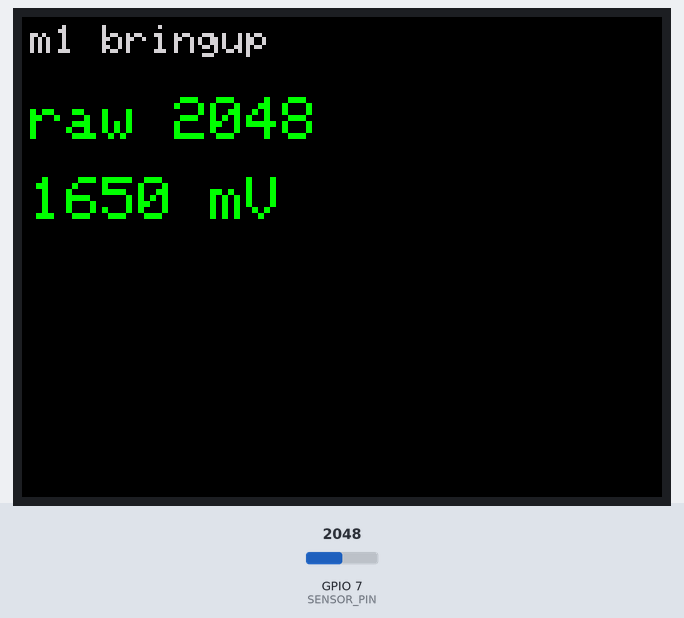
Bench run of a sketch on a simulated ESP32-S3. Shown: 320×240 colour display. Inputs (shaded band) come from the test bench; at power-on: GPIO 7 (SENSOR_PIN) = 2048 (analog values on the 0–4095 scale). What the sketch prints to the serial monitor is not drawn.

Above: at 1.3 s.
1.4 s: GPIO 7 (SENSOR_PIN) set to 1290
At 3.0 s:
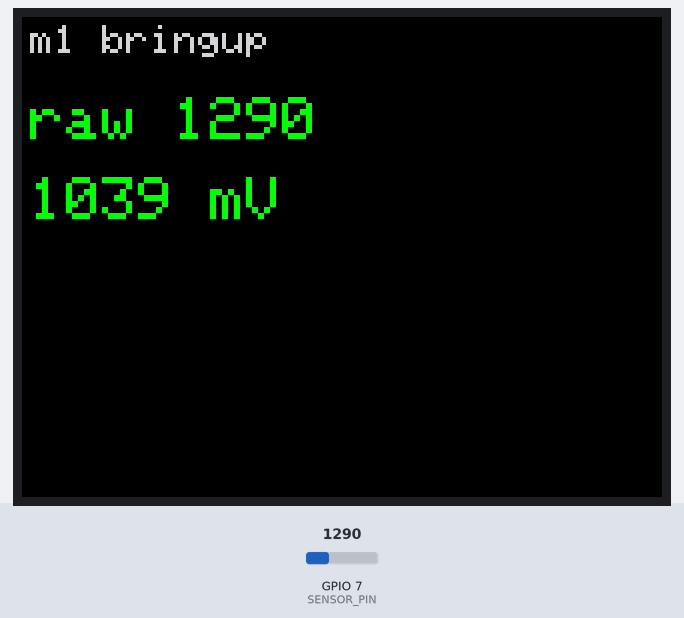
3.7 s: GPIO 7 (SENSOR_PIN) set to 1170
At 5.3 s:
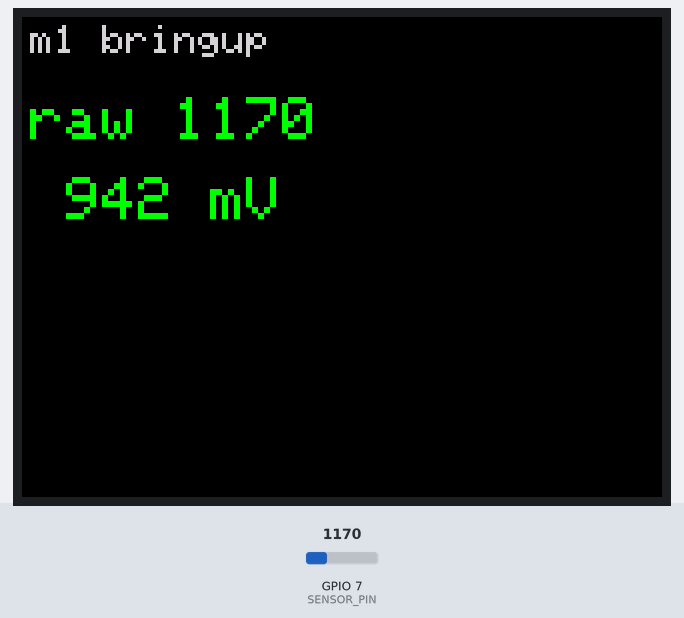
5.8 s: GPIO 7 (SENSOR_PIN) set to 1038
At 7.6 s:
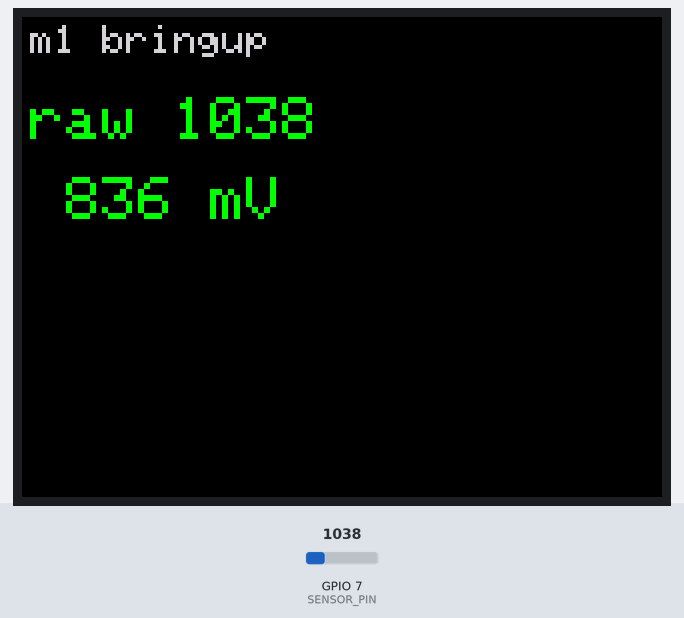
7.9 s: GPIO 7 (SENSOR_PIN) set to 971
At 9.9 s:
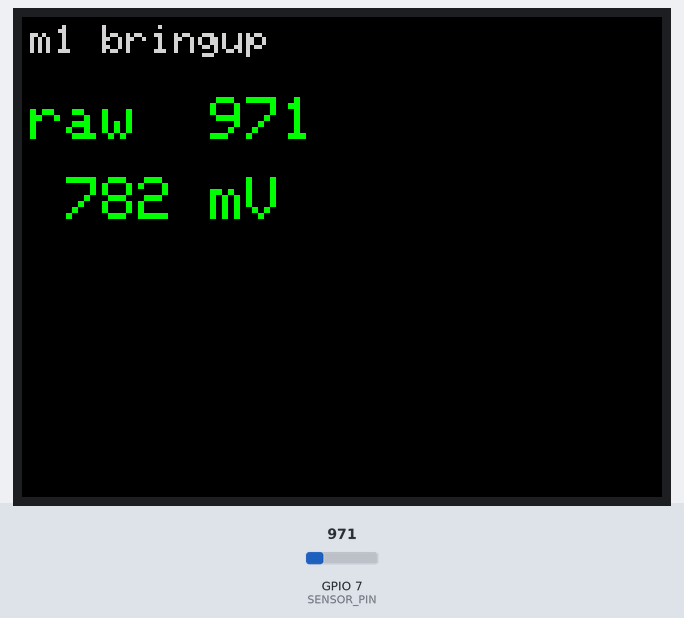
Timing chart, 0 to 11.0 s (numbered marks = the images above; inputs shaded):
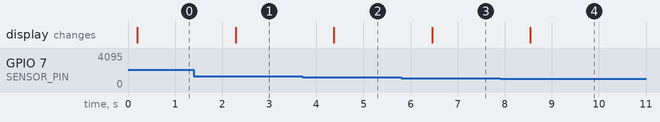

The sketch:

m1_bringup.ino
```cpp
// Milestone 1 — bring-up: raw ADC + millivolts over USB serial.
// Wiring (top HAT header): sensor VCC -> 3V3_L2, GND -> GND, AOUT -> G7.
// Validates: 3V3_L2 rail is live, wiring, air-vs-water delta, no clipping.
//
// FQBN: esp32:esp32:esp32s3:CDCOnBoot=cdc,FlashSize=8M,PSRAM=opi,PartitionScheme=default_8MB
// Port: /dev/cu.usbmodem14101 (native USB CDC; factory descriptor "M5Stack UiFlow 2_0")

#include <M5Unified.h>

const int SENSOR_PIN = 7;  // G7, ADC1_CH6

uint16_t readSensorRaw() {
  const int N = 15;
  uint16_t s[N];
  for (int i = 0; i < N; i++) {
    s[i] = analogRead(SENSOR_PIN);
    delay(2);
  }
  for (int i = 1; i < N; i++) {  // insertion sort -> median
    uint16_t v = s[i];
    int j = i - 1;
    while (j >= 0 && s[j] > v) { s[j + 1] = s[j]; j--; }
    s[j + 1] = v;
  }
  return s[N / 2];
}

void setup() {
  auto cfg = M5.config();
  M5.begin(cfg);  // powers rails, inits display
  Serial.begin(115200);
  analogReadResolution(12);
  analogSetPinAttenuation(SENSOR_PIN, ADC_11db);  // usable range ~0-3.1 V
  M5.Display.setRotation(1);
  M5.Display.setTextSize(2);
  M5.Display.setTextColor(TFT_LIGHTGREY, TFT_BLACK);
  M5.Display.drawString("m1 bringup", 4, 4);
}

void loop() {
  uint16_t raw = readSensorRaw();
  uint32_t mv = analogReadMilliVolts(SENSOR_PIN);
  Serial.printf("raw=%4u  mv=%4lu\n", raw, (unsigned long)mv);

  // Readings on the LCD too, so bring-up doesn't depend on the serial link.
  char line[24];
  M5.Display.setTextSize(3);
  M5.Display.setTextColor(TFT_GREEN, TFT_BLACK);
  snprintf(line, sizeof(line), "raw %4u ", raw);
  M5.Display.drawString(line, 4, 40);
  snprintf(line, sizeof(line), "%4lu mV ", (unsigned long)mv);
  M5.Display.drawString(line, 4, 80);

  delay(1000);
}
```

Measured:
- after the input at 1.4 s, the display: changes after 0.88 s (image 1)
- after the input at 3.7 s, the display: changes after 0.67 s (image 2)
- after the input at 5.8 s, the display: changes after 0.66 s (image 3)
- after the input at 7.9 s, the display: changes after 0.64 s (image 4)
